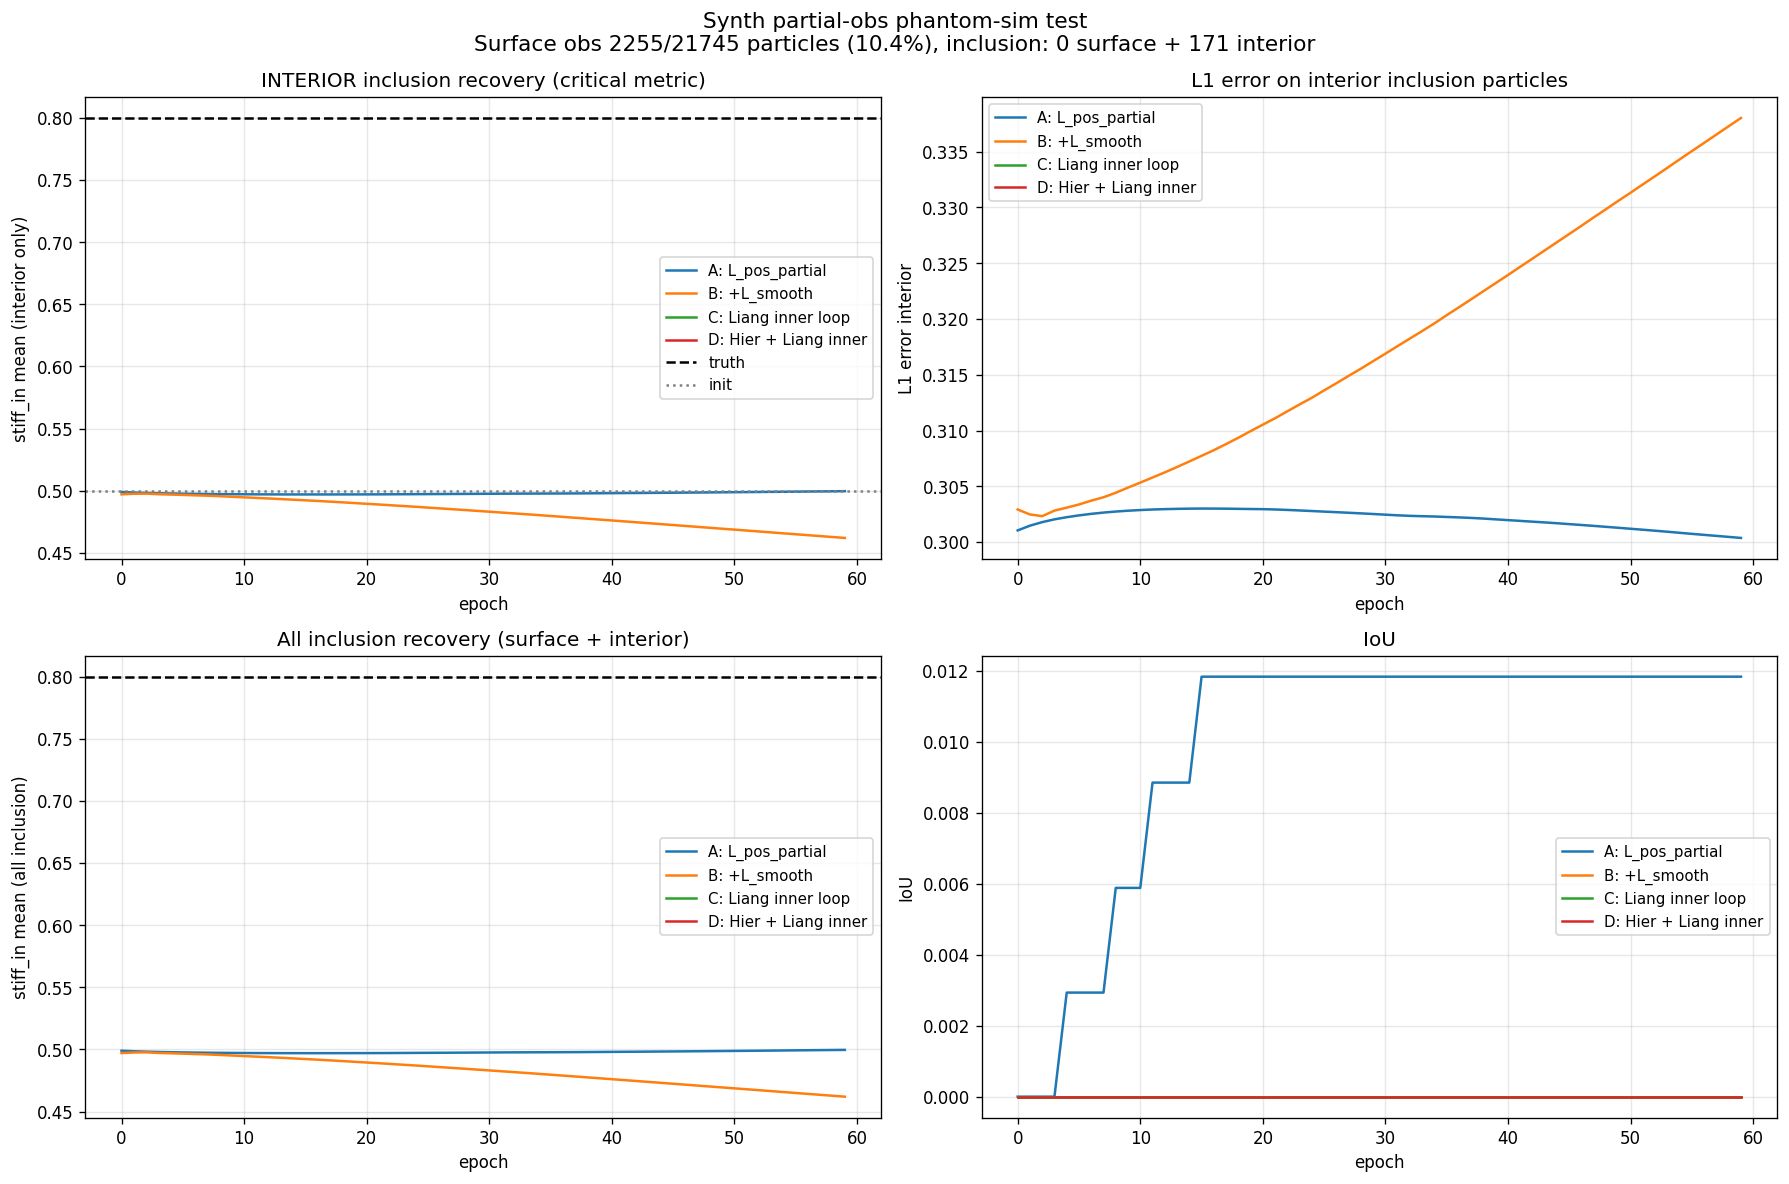

Source code (Python):
"""SYNTH partial-obs test — simulate phantom regime by masking obs.

Hypothesis: L_gap (Liang inner loop) framework was designed for partial obs
(D405 surface camera). In our synth FULL OBS tests it was overhead. But in
partial obs, the L_E + Mode C machinery should propagate surface signal to
unobserved interior particles, which direct L_pos can't.

Test on M1_cube buried inclusion (interior particles invisible to camera).
Mask obs to particles with y > 0.28 (top ~7% layer, D405-like coverage).

4 conditions × 60 epochs:
   A. Baseline + L_pos_partial (surface only, NO inner loop, NO L_E)
   B. Baseline + L_pos_partial + L_smooth (edge regularizer)
   C. Baseline + Liang inner loop (L_pos surface + L_E + Mode C)
   D. Hier + Liang inner loop

Critical metric: recovery on INTERIOR inclusion particles (the ones obs can't see).
"""

import sys
import time
import math
from pathlib import Path
import numpy as np
import torch

REPO = Path(__file__).resolve().parents[2]
sys.path.insert(0, str(REPO))
sys.path.insert(0, str(REPO / "pf_shape_matching_warp"))

import warp as wp  # noqa: E402
wp.init()
print(f"Warp {wp.__version__}  /  Torch {torch.__version__}")

import matplotlib  # noqa: E402
matplotlib.use("Agg")
import matplotlib.pyplot as plt  # noqa: E402

from tools.day2_solver_wrapper import setup_solver_with_rest, solver_save_state  # noqa: E402
from tools.day6b_full_forward_torch_op import WarpFullForwardOp  # noqa: E402
from tools.day8_stable_inner_loop import gd_inner_loop_stable  # noqa: E402

from tools.stageA_inclusion_recovery import (  # noqa: E402
    build_inclusion_truth, gen_obs_per_particle_stiff, compute_metrics,
    inv_sigmoid_to_z, STIFF_LOW, STIFF_HIGH,
)
from tools.pointnetpp.hierarchy import build_hierarchy, reconstruct  # noqa: E402
from tools.pointnetpp.multi_mesh_test import (  # noqa: E402
    MESH_CONFIGS, make_traj_from_spec, predict_on_traj, err_per_traj,
)


def calibrate(condition, ctx, N_epochs=60, lr=0.03, lr_tau=0.01,
              lambda_smooth=0.0, lambda_E=0.1, s_inner_override=None,
              lambda_outer_cav=0.0,
              lr_schedule=None, return_best=False,
              multi_traj_obs=None):
    """Calibrate with chosen condition.

    condition: 'L_pos_partial', 'L_pos_partial+L_smooth', 'Liang_inner', 'Hier+Liang'
    s_inner_override: inner GD sigmoid sharpness override (Day 3c trick).
    lambda_outer_cav: weight for outer cavity loss = sum_surf (α_sim − α_obs)².
    lr_schedule: optional list of (epoch_threshold, lr_multiplier) tuples for
        step decay. E.g., [(30, 0.2), (60, 0.2)] = lr×0.2 at epoch 30 + 60.
    return_best: if True, return tau corresponding to lowest mean_L epoch.
    multi_traj_obs: optional list of (traj, obs_pos_t, obs_alpha_t) tuples.
        If provided, calibration loops over ALL trajectories per epoch
        (over-determined: forces tau to satisfy multiple cut patterns).
        If None, uses ctx["knife_traj_A"] + obs_pos_A_t + obs_alpha_A_t (legacy).
        2026-06-01 v8 fix: multi-trajectory regularization to escape T_A local minimum.
    """
    device = ctx["device"]
    N = ctx["N"]
    stiff_init_np = ctx["stiff_init_np"]
    tau_init_np = ctx["tau_init_np"]
    tau_bound = ctx["tau_bound"]
    theta_3d_np = ctx["theta_truth"]
    knife_traj = ctx["knife_traj_A"]
    knife_radius = ctx["knife_radius"]
    rest_state = ctx["rest_state"]
    solver = ctx["solver"]
    obs_pos_t = ctx["obs_pos_A_t"]
    obs_alpha_t = ctx["obs_alpha_A_t"]
    edges_a_t = ctx["edges_a_t"]
    edges_b_t = ctx["edges_b_t"]
    edges_rest_t = ctx["edges_rest_t"]
    inclusion_mask = ctx["inclusion_mask"]
    stiff_truth = ctx["stiff_truth"]
    surface_idx = ctx["surface_idx"]
    surface_mask = ctx["surface_mask"]

    theta_torch = torch.tensor(theta_3d_np, dtype=torch.float32, device=device,
                                 requires_grad=False)

    # Hier vs baseline parameterization
    use_hier = "Hier" in condition
    z_L0_stiff = torch.tensor(inv_sigmoid_to_z(stiff_init_np),
                                dtype=torch.float32, device=device, requires_grad=True)
    z_L0_tau = torch.tensor(inv_sigmoid_to_z(tau_init_np, lo=tau_bound[0], hi=tau_bound[1]),
                              dtype=torch.float32, device=device, requires_grad=True)
    if use_hier:
        H = ctx["H"]
        M1, M2 = H.M1, H.M2
        sL1 = 1.0 / math.sqrt(N / M1)
        sL2 = 1.0 / math.sqrt(N / M2)
        z_L1_stiff = torch.zeros(M1, dtype=torch.float32, device=device, requires_grad=True)
        z_L2_stiff = torch.zeros(M2, dtype=torch.float32, device=device, requires_grad=True)
        z_L1_tau = torch.zeros(M1, dtype=torch.float32, device=device, requires_grad=True)
        z_L2_tau = torch.zeros(M2, dtype=torch.float32, device=device, requires_grad=True)
        params = [
            {"params": [z_L0_stiff], "lr": lr},
            {"params": [z_L1_stiff], "lr": lr * sL1},
            {"params": [z_L2_stiff], "lr": lr * sL2},
            {"params": [z_L0_tau], "lr": lr_tau},
            {"params": [z_L1_tau], "lr": lr_tau * sL1},
            {"params": [z_L2_tau], "lr": lr_tau * sL2},
        ]
    else:
        z_L1_stiff = z_L2_stiff = z_L1_tau = z_L2_tau = None
        params = [
            {"params": [z_L0_stiff], "lr": lr},
            {"params": [z_L0_tau], "lr": lr_tau},
        ]
    opt = torch.optim.Adam(params)

    use_inner_loop = "Liang" in condition

    # Best-checkpoint tracking (anti-overshoot for high lr_tau regime)
    best_mean_L = float("inf")
    best_stiff = None
    best_tau = None

    # Step LR scheduler (warm-decay)
    if lr_schedule is not None:
        # Capture initial lr per group; on threshold reach, multiply
        initial_lrs = [pg["lr"] for pg in opt.param_groups]

    # Build trajectory list — single (legacy) or multi
    if multi_traj_obs is None:
        traj_obs_list = [(knife_traj, obs_pos_t, obs_alpha_t)]
    else:
        traj_obs_list = multi_traj_obs

    history = []
    for epoch in range(N_epochs):
        # Apply lr schedule (multiply by all thresholds passed)
        if lr_schedule is not None:
            mult = 1.0
            for thresh, m in lr_schedule:
                if epoch >= thresh:
                    mult *= m
            for k, pg in enumerate(opt.param_groups):
                pg["lr"] = initial_lrs[k] * mult
        L_epoch = []
        # Loop over trajectories — each gives independent gradient steps
        for traj_idx, (cur_traj, cur_obs_pos_t, cur_obs_alpha_t) in enumerate(traj_obs_list):
            solver.reset_to_rest(ctx["pos_rest"])
            state = rest_state
            T = len(cur_traj)
            for t in range(T):
                if use_hier:
                    z_flat_stiff = reconstruct(z_L0_stiff, z_L1_stiff, z_L2_stiff, ctx["H"])
                    z_flat_tau = reconstruct(z_L0_tau, z_L1_tau, z_L2_tau, ctx["H"])
                else:
                    z_flat_stiff = z_L0_stiff
                    z_flat_tau = z_L0_tau
                stiff_pp_torch = STIFF_LOW + (STIFF_HIGH - STIFF_LOW) * torch.sigmoid(z_flat_stiff)
                tau_pp_torch = tau_bound[0] + (tau_bound[1] - tau_bound[0]) * torch.sigmoid(z_flat_tau)

                alpha_t, pos_t, dv_t = WarpFullForwardOp.apply(
                    theta_torch, solver, state, cur_traj[t], knife_radius,
                    stiff_pp_torch, tau_pp_torch,
                )

                if use_inner_loop:
                    # Liang's inner GD with surface_idx + L_E
                    tau_inner_val = float(tau_pp_torch.mean().item())
                    s_inner_val = (float(theta_torch[1].item())
                                      if s_inner_override is None
                                      else float(s_inner_override))
                    delta_x, delta_dv, _ = gd_inner_loop_stable(
                        pos_t, dv_t, cur_obs_pos_t[t], cur_obs_alpha_t[t],
                        theta_torch, edges_a_t, edges_b_t, edges_rest_t,
                        n_iter=30, lr_pos=0.5, lr_dv_factor=1.0,
                        lambda_cav=1.0, lambda_E=lambda_E,    # L_E ON
                        s_inner=s_inner_val,
                        tau_inner=tau_inner_val,
                        surface_idx=surface_idx,              # surface only for L_pos
                    )
                    L = (delta_x ** 2).sum() + (delta_dv ** 2).sum()
                else:
                    # Direct L_pos on surface particles only
                    L = ((pos_t[surface_idx] - cur_obs_pos_t[t][surface_idx]) ** 2).sum()
                    if lambda_smooth > 0:
                        # L_smooth on per-particle stiff
                        neighbor_diff = stiff_pp_torch[edges_a_t] - stiff_pp_torch[edges_b_t]
                        L_smooth = (neighbor_diff ** 2).sum()
                        L = L + lambda_smooth * L_smooth
                    if lambda_outer_cav > 0:
                        # Direct outer cavity loss — per-particle alpha mismatch
                        L_cav_outer = ((alpha_t[surface_idx] - cur_obs_alpha_t[t][surface_idx]) ** 2).sum()
                        L = L + lambda_outer_cav * L_cav_outer

                opt.zero_grad()
                L.backward()
                opt.step()
                L_epoch.append(float(L.item()))

                # Mode C inject only if Liang inner loop used
                if use_inner_loop:
                    state = solver_save_state(solver)
                    dx_np = delta_x.detach().cpu().numpy()
                    ddv_np = delta_dv.detach().cpu().numpy()
                    state["pos"] = state["pos"] + dx_np
                    state["particle_damage"] = np.maximum(state["particle_damage"] + ddv_np, 0.0)
                    new_dv = state["particle_damage"]
                    cur_s = float(theta_torch[1].item())
                    cur_tau_arr = tau_pp_torch.detach().cpu().numpy()
                    state["alpha"] = 1.0 / (1.0 + np.exp(np.clip(
                        cur_s * (new_dv - cur_tau_arr), -50, 50)))
                else:
                    state = solver_save_state(solver)

        mean_L = float(np.mean(L_epoch))
        with torch.no_grad():
            if use_hier:
                z_flat_stiff_now = reconstruct(z_L0_stiff, z_L1_stiff, z_L2_stiff, ctx["H"])
                z_flat_tau_now = reconstruct(z_L0_tau, z_L1_tau, z_L2_tau, ctx["H"])
            else:
                z_flat_stiff_now = z_L0_stiff
                z_flat_tau_now = z_L0_tau
            stiff_now = (STIFF_LOW + (STIFF_HIGH - STIFF_LOW)
                            * torch.sigmoid(z_flat_stiff_now)).cpu().numpy()
            tau_now = (tau_bound[0] + (tau_bound[1] - tau_bound[0])
                          * torch.sigmoid(z_flat_tau_now)).cpu().numpy()
        # Compute metrics on interior (NOT on surface — that's already observed)
        interior_mask = ~surface_mask
        interior_inclusion_mask = inclusion_mask & interior_mask
        m = compute_metrics(stiff_now, stiff_truth, inclusion_mask)

        L1_interior_in = float(np.abs(stiff_now[interior_inclusion_mask] -
                                          stiff_truth[interior_inclusion_mask]).mean()
                                  if interior_inclusion_mask.sum() > 0 else 0.0)
        L1_interior_out = float(np.abs(stiff_now[interior_mask & ~inclusion_mask] -
                                           stiff_truth[interior_mask & ~inclusion_mask]).mean())

        history.append(dict(
            epoch=epoch, mean_L=mean_L, iou=m["iou"],
            stiff_in=float(stiff_now[inclusion_mask].mean()),
            stiff_out=float(stiff_now[~inclusion_mask].mean()),
            stiff_in_interior=float(stiff_now[interior_inclusion_mask].mean()) if interior_inclusion_mask.sum() > 0 else 0.0,
            L1_interior_in=L1_interior_in,
            L1_interior_out=L1_interior_out,
        ))

        # Best-checkpoint tracking (v7 fix #3)
        if return_best and mean_L < best_mean_L:
            best_mean_L = mean_L
            best_stiff = stiff_now.copy()
            best_tau = tau_now.copy()

    if return_best and best_tau is not None:
        return best_stiff, best_tau, history
    return stiff_now, tau_now, history


def main():
    cfg = MESH_CONFIGS[0]
    device = "cuda:0"
    T = 10
    N_epochs = 60
    print(f"\n=== Synth partial-obs phantom-simulated test ===")
    solver, rest_state, mesh_info = setup_solver_with_rest(str(REPO / cfg["path"]))
    N = solver.N
    solver.damping = 0.99
    solver.num_iterations = 2
    pos_rest = mesh_info["vertices"]
    bbox_min = pos_rest.min(0); bbox_max = pos_rest.max(0); bbox_size = bbox_max - bbox_min
    knife_radius = cfg["knife_radius_abs"]
    incl_center = bbox_min + np.array(cfg["incl_center_rel"]) * bbox_size
    incl_radius = cfg["incl_radius_abs"]
    stiff_truth, inclusion_mask, _, _ = build_inclusion_truth(
        pos_rest, stiff_in=cfg["stiff_in"], stiff_out=cfg["stiff_out"],
        center_override=tuple(incl_center), radius_override=float(incl_radius))
    tau_truth = np.where(inclusion_mask, cfg["tau_in"], cfg["tau_out"]).astype(np.float32)
    stiff_init = np.full(N, 0.5, dtype=np.float32)
    tau_init = np.full(N, 0.30, dtype=np.float32)

    # ===== Partial obs mask — simulate D405 camera coverage =====
    # Top layer of cube particles only (y > 0.28 = top 7% of bbox)
    surface_y_threshold = 0.28
    surface_mask = pos_rest[:, 1] > surface_y_threshold
    n_surface = int(surface_mask.sum())
    n_interior = N - n_surface
    n_incl = int(inclusion_mask.sum())
    n_incl_surface = int((inclusion_mask & surface_mask).sum())
    n_incl_interior = int((inclusion_mask & ~surface_mask).sum())

    print(f"  N={N}  total inclusion={n_incl} ({n_incl/N*100:.2f}%)")
    print(f"  Surface mask: y > {surface_y_threshold}")
    print(f"    Surface particles: {n_surface} ({n_surface/N*100:.1f}%)  ← simulated D405 view")
    print(f"    Interior particles: {n_interior} ({n_interior/N*100:.1f}%)  ← invisible")
    print(f"    Inclusion in surface: {n_incl_surface}/{n_incl} ({n_incl_surface/n_incl*100:.1f}%)")
    print(f"    Inclusion in interior: {n_incl_interior}/{n_incl} ({n_incl_interior/n_incl*100:.1f}%)  ← TEST TARGET")

    if n_incl_interior == 0:
        print("  ⚠ No inclusion in interior — partial obs sees everything, test moot")
        return

    theta_truth = np.array([3.0, 100.0, 0.3], dtype=np.float32)
    truth = {}
    for tr in ["A", "B"]:
        traj = make_traj_from_spec(cfg["traj_specs"][tr], bbox_min, bbox_max, T)
        solver.reset_to_rest(pos_rest)
        obs_pos, obs_alpha = gen_obs_per_particle_stiff(
            solver, rest_state, theta_truth, stiff_truth, traj, knife_radius, device,
            tau_truth_np=tau_truth)
        truth[tr] = dict(traj=traj, pos=obs_pos, alpha=obs_alpha)

    obs_pos_A_t = [torch.tensor(p, dtype=torch.float32, device=device) for p in truth["A"]["pos"]]
    obs_alpha_A_t = [torch.tensor(a, dtype=torch.float32, device=device) for a in truth["A"]["alpha"]]
    surface_idx = torch.tensor(np.where(surface_mask)[0], dtype=torch.long, device=device)

    edges_a_t = torch.tensor(solver.e["a"].numpy().astype(np.int64), dtype=torch.long, device=device)
    edges_b_t = torch.tensor(solver.e["b"].numpy().astype(np.int64), dtype=torch.long, device=device)
    edges_a_np = solver.e["a"].numpy().astype(np.int64)
    edges_b_np = solver.e["b"].numpy().astype(np.int64)
    edge_rest_len = np.linalg.norm(pos_rest[edges_a_np] - pos_rest[edges_b_np], axis=1)
    edges_rest_t = torch.tensor(edge_rest_len, dtype=torch.float32, device=device)
    x_rest = torch.from_numpy(pos_rest).to(device, dtype=torch.float32)
    H = build_hierarchy(x_rest, M1=512, M2=64, k_neighbors=3)

    ctx = dict(
        solver=solver, rest_state=rest_state, N=N, device=device,
        knife_traj_A=truth["A"]["traj"], knife_radius=knife_radius,
        pos_rest=pos_rest, theta_truth=theta_truth, theta_3d_np=theta_truth,
        stiff_init_np=stiff_init, stiff_truth=stiff_truth,
        tau_init_np=tau_init, tau_bound=(0.05, 0.95),
        inclusion_mask=inclusion_mask,
        surface_idx=surface_idx, surface_mask=surface_mask,
        obs_pos_A_t=obs_pos_A_t, obs_alpha_A_t=obs_alpha_A_t,
        edges_a_t=edges_a_t, edges_b_t=edges_b_t, edges_rest_t=edges_rest_t,
        H=H,
    )

    conditions = [
        ("A: L_pos_partial",          dict(condition="L_pos_partial",     lambda_smooth=0.0, lambda_E=0.0)),
        ("B: +L_smooth_1e-4",         dict(condition="L_pos_partial",     lambda_smooth=1e-4, lambda_E=0.0)),
        ("C: +L_smooth_1e-2",         dict(condition="L_pos_partial",     lambda_smooth=1e-2, lambda_E=0.0)),
        ("D: Liang inner loop, λE=0", dict(condition="Liang_inner",       lambda_smooth=0.0, lambda_E=0.0)),
        ("E: Liang inner, λE=1e-4",   dict(condition="Liang_inner",       lambda_smooth=0.0, lambda_E=1e-4)),
        ("F: Liang inner, λE=1e-2",   dict(condition="Liang_inner",       lambda_smooth=0.0, lambda_E=1e-2)),
        ("G: Hier+Liang, λE=1e-4",    dict(condition="Hier+Liang_inner",  lambda_smooth=0.0, lambda_E=1e-4)),
    ]
    results = {}
    for label, kwargs in conditions:
        print(f"\n--- {label} ---", flush=True)
        t0 = time.time()
        stiff, tau, hist = calibrate(ctx=ctx, N_epochs=N_epochs, lr=0.03, lr_tau=0.01, **kwargs)
        elapsed = time.time() - t0
        m = compute_metrics(stiff, stiff_truth, inclusion_mask)
        # Cross-traj T_B
        pred_pos, pred_alpha = predict_on_traj(stiff, tau, truth["B"]["traj"], ctx)
        err_pos, err_a = err_per_traj(pred_pos, truth["B"]["pos"], pred_alpha, truth["B"]["alpha"])
        print(f"  done {elapsed:.0f}s  stiff_in={hist[-1]['stiff_in']:.3f}  "
              f"interior_in={hist[-1]['stiff_in_interior']:.3f}  IoU={m['iou']:.3f}  "
              f"L1_int_in={hist[-1]['L1_interior_in']:.3f}  T_B={err_pos:.3e}")
        results[label] = dict(stiff=stiff, tau=tau, hist=hist, iou=m["iou"],
                                T_B_pos=err_pos, T_B_alpha=err_a)

    # Summary
    print(f"\n{'='*100}")
    print(f"PARTIAL-OBS PHANTOM-SIM SUMMARY (60 epochs, surface coverage {n_surface/N*100:.1f}%)")
    print(f"{'='*100}")
    print(f"  Truth: stiff_in=0.8 (inclusion mostly INTERIOR: {n_incl_interior}/{n_incl} particles)")
    print()
    print(f"  {'Condition':28s}  {'stiff_in':>10s}  {'interior_in':>13s}  {'L1_int_in':>10s}  "
          f"{'IoU':>6s}  {'T_B err':>9s}")
    for label in results:
        r = results[label]; h = r["hist"][-1]
        print(f"  {label:28s}  {h['stiff_in']:>10.3f}  {h['stiff_in_interior']:>13.3f}  "
              f"{h['L1_interior_in']:>10.3f}  {r['iou']:>6.3f}  {r['T_B_pos']:>9.3e}")

    print(f"\n  Interpretation:")
    print(f"  - interior_in close to 0.8 → calibration successfully propagated to invisible interior")
    print(f"  - L1_int_in low → interior recovery accurate")
    print(f"  - L_pos_partial alone (A) should FAIL — no signal for interior")
    print(f"  - Liang inner loop (C) should SUCCEED — L_E propagates surface to interior")
    print(f"  - Hier + Liang (D) tests if hier adds value in partial obs regime")

    # Plot
    fig, axes = plt.subplots(2, 2, figsize=(15, 10))
    epochs = list(range(N_epochs))
    colors = ["tab:blue", "tab:orange", "tab:green", "tab:red"]
    for i, label in enumerate(results):
        hist = results[label]["hist"]
        c = colors[i]
        axes[0, 0].plot(epochs, [h["stiff_in_interior"] for h in hist], label=label, color=c)
        axes[0, 1].plot(epochs, [h["L1_interior_in"] for h in hist], label=label, color=c)
        axes[1, 0].plot(epochs, [h["stiff_in"] for h in hist], label=label, color=c)
        axes[1, 1].plot(epochs, [h["iou"] for h in hist], label=label, color=c)
    axes[0, 0].axhline(0.8, color="k", linestyle="--", label="truth")
    axes[0, 0].axhline(0.5, color="gray", linestyle=":", label="init")
    axes[0, 0].set_xlabel("epoch"); axes[0, 0].set_ylabel("stiff_in mean (interior only)")
    axes[0, 0].set_title("INTERIOR inclusion recovery (critical metric)")
    axes[0, 0].legend(fontsize=9); axes[0, 0].grid(alpha=0.3)
    axes[0, 1].set_xlabel("epoch"); axes[0, 1].set_ylabel("L1 error interior")
    axes[0, 1].set_title("L1 error on interior inclusion particles")
    axes[0, 1].legend(fontsize=9); axes[0, 1].grid(alpha=0.3)
    axes[1, 0].axhline(0.8, color="k", linestyle="--")
    axes[1, 0].set_xlabel("epoch"); axes[1, 0].set_ylabel("stiff_in mean (all inclusion)")
    axes[1, 0].set_title("All inclusion recovery (surface + interior)")
    axes[1, 0].legend(fontsize=9); axes[1, 0].grid(alpha=0.3)
    axes[1, 1].set_xlabel("epoch"); axes[1, 1].set_ylabel("IoU")
    axes[1, 1].set_title("IoU")
    axes[1, 1].legend(fontsize=9); axes[1, 1].grid(alpha=0.3)
    fig.suptitle(f"Synth partial-obs phantom-sim test\n"
                  f"Surface obs {n_surface}/{N} particles ({n_surface/N*100:.1f}%), "
                  f"inclusion: {n_incl_surface} surface + {n_incl_interior} interior",
                  fontsize=13)
    fig.tight_layout()
    out_path = REPO / "tools" / "pointnetpp" / "diag_partial_obs.png"
    fig.savefig(str(out_path), dpi=120, bbox_inches="tight")
    print(f"\nsaved {out_path}")


if __name__ == "__main__":
    main()
